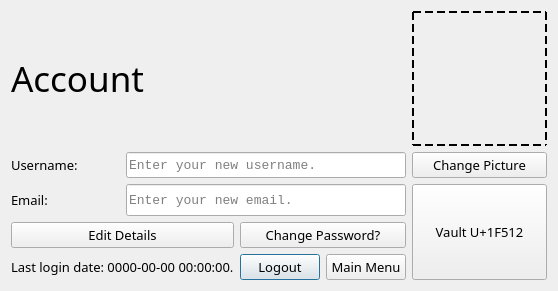
    <widget class="QWidget" name="account">
     <layout class="QGridLayout" name="gridLayout_7">
      <item row="0" column="4">
       <widget class="QLabel" name="account_pfp_pixmap_lbl">
        <property name="sizePolicy">
         <sizepolicy hsizetype="MinimumExpanding" vsizetype="MinimumExpanding">
          <horstretch>0</horstretch>
          <verstretch>0</verstretch>
         </sizepolicy>
        </property>
        <property name="minimumSize">
         <size>
          <width>135</width>
          <height>135</height>
         </size>
        </property>
        <property name="maximumSize">
         <size>
          <width>135</width>
          <height>135</height>
         </size>
        </property>
        <property name="mouseTracking">
         <bool>true</bool>
        </property>
        <property name="acceptDrops">
         <bool>true</bool>
        </property>
        <property name="styleSheet">
         <string notr="true">border: 2px dashed</string>
        </property>
        <property name="text">
         <string/>
        </property>
        <property name="pixmap">
         <pixmap>C:/Users/Luky/.designer/profile_pictures/default.png</pixmap>
        </property>
        <property name="scaledContents">
         <bool>true</bool>
        </property>
       </widget>
      </item>
      <item row="2" column="4" rowspan="3">
       <widget class="QPushButton" name="account_vault_btn">
        <property name="sizePolicy">
         <sizepolicy hsizetype="MinimumExpanding" vsizetype="Minimum">
          <horstretch>0</horstretch>
          <verstretch>0</verstretch>
         </sizepolicy>
        </property>
        <property name="font">
         <font>
          <family>Segoe UI Light</family>
          <pointsize>10</pointsize>
         </font>
        </property>
        <property name="text">
         <string>Vault U+1F512</string>
        </property>
        <property name="checkable">
         <bool>true</bool>
        </property>
        <property name="checked">
         <bool>false</bool>
        </property>
        <property name="autoDefault">
         <bool>false</bool>
        </property>
        <property name="default">
         <bool>false</bool>
        </property>
       </widget>
      </item>
      <item row="3" column="0" colspan="2">
       <widget class="QPushButton" name="account_edit_details_btn">
        <property name="sizePolicy">
         <sizepolicy hsizetype="MinimumExpanding" vsizetype="Minimum">
          <horstretch>0</horstretch>
          <verstretch>0</verstretch>
         </sizepolicy>
        </property>
        <property name="font">
         <font>
          <family>Segoe UI Light</family>
          <pointsize>10</pointsize>
         </font>
        </property>
        <property name="text">
         <string>Edit Details</string>
        </property>
       </widget>
      </item>
      <item row="1" column="1" colspan="3">
       <widget class="QLineEdit" name="account_username_line">
        <property name="sizePolicy">
         <sizepolicy hsizetype="MinimumExpanding" vsizetype="Minimum">
          <horstretch>0</horstretch>
          <verstretch>0</verstretch>
         </sizepolicy>
        </property>
        <property name="font">
         <font>
          <family>Consolas</family>
          <pointsize>10</pointsize>
         </font>
        </property>
        <property name="readOnly">
         <bool>false</bool>
        </property>
        <property name="placeholderText">
         <string>Enter your new username.</string>
        </property>
        <property name="clearButtonEnabled">
         <bool>true</bool>
        </property>
       </widget>
      </item>
      <item row="0" column="0" colspan="4">
       <widget class="QLabel" name="account_lbl">
        <property name="sizePolicy">
         <sizepolicy hsizetype="MinimumExpanding" vsizetype="Minimum">
          <horstretch>0</horstretch>
          <verstretch>0</verstretch>
         </sizepolicy>
        </property>
        <property name="font">
         <font>
          <family>Segoe Print</family>
          <pointsize>26</pointsize>
         </font>
        </property>
        <property name="text">
         <string>Account</string>
        </property>
       </widget>
      </item>
      <item row="1" column="0">
       <widget class="QLabel" name="account_username_lbl">
        <property name="sizePolicy">
         <sizepolicy hsizetype="Preferred" vsizetype="Minimum">
          <horstretch>0</horstretch>
          <verstretch>0</verstretch>
         </sizepolicy>
        </property>
        <property name="font">
         <font>
          <family>Segoe UI Light</family>
          <pointsize>10</pointsize>
         </font>
        </property>
        <property name="text">
         <string>Username:</string>
        </property>
       </widget>
      </item>
      <item row="1" column="4">
       <widget class="QPushButton" name="account_change_pfp_btn">
        <property name="sizePolicy">
         <sizepolicy hsizetype="MinimumExpanding" vsizetype="Minimum">
          <horstretch>0</horstretch>
          <verstretch>0</verstretch>
         </sizepolicy>
        </property>
        <property name="font">
         <font>
          <family>Segoe UI Light</family>
          <pointsize>10</pointsize>
         </font>
        </property>
        <property name="text">
         <string>Change Picture</string>
        </property>
       </widget>
      </item>
      <item row="2" column="0">
       <widget class="QLabel" name="account_email_lbl">
        <property name="sizePolicy">
         <sizepolicy hsizetype="Preferred" vsizetype="Minimum">
          <horstretch>0</horstretch>
          <verstretch>0</verstretch>
         </sizepolicy>
        </property>
        <property name="minimumSize">
         <size>
          <width>0</width>
          <height>0</height>
         </size>
        </property>
        <property name="font">
         <font>
          <family>Segoe UI Light</family>
          <pointsize>10</pointsize>
         </font>
        </property>
        <property name="text">
         <string>Email:</string>
        </property>
       </widget>
      </item>
      <item row="4" column="0" colspan="2">
       <widget class="QLabel" name="account_last_log_date">
        <property name="sizePolicy">
         <sizepolicy hsizetype="MinimumExpanding" vsizetype="Minimum">
          <horstretch>0</horstretch>
          <verstretch>0</verstretch>
         </sizepolicy>
        </property>
        <property name="font">
         <font>
          <family>Segoe UI Light</family>
          <pointsize>10</pointsize>
         </font>
        </property>
        <property name="text">
         <string>Last login date: 0000-00-00 00:00:00.</string>
        </property>
       </widget>
      </item>
      <item row="3" column="2" colspan="2">
       <widget class="QPushButton" name="account_change_pass_btn">
        <property name="sizePolicy">
         <sizepolicy hsizetype="MinimumExpanding" vsizetype="Minimum">
          <horstretch>0</horstretch>
          <verstretch>0</verstretch>
         </sizepolicy>
        </property>
        <property name="font">
         <font>
          <family>Segoe UI Light</family>
          <pointsize>10</pointsize>
         </font>
        </property>
        <property name="text">
         <string>Change Password?</string>
        </property>
       </widget>
      </item>
      <item row="2" column="1" colspan="3">
       <widget class="QLineEdit" name="account_email_line">
        <property name="sizePolicy">
         <sizepolicy hsizetype="MinimumExpanding" vsizetype="Minimum">
          <horstretch>0</horstretch>
          <verstretch>0</verstretch>
         </sizepolicy>
        </property>
        <property name="minimumSize">
         <size>
          <width>0</width>
          <height>32</height>
         </size>
        </property>
        <property name="font">
         <font>
          <family>Consolas</family>
          <pointsize>10</pointsize>
         </font>
        </property>
        <property name="readOnly">
         <bool>false</bool>
        </property>
        <property name="placeholderText">
         <string>Enter your new email.</string>
        </property>
        <property name="clearButtonEnabled">
         <bool>true</bool>
        </property>
       </widget>
      </item>
      <item row="4" column="2">
       <widget class="QPushButton" name="account_logout_btn">
        <property name="sizePolicy">
         <sizepolicy hsizetype="MinimumExpanding" vsizetype="Minimum">
          <horstretch>0</horstretch>
          <verstretch>0</verstretch>
         </sizepolicy>
        </property>
        <property name="font">
         <font>
          <family>Segoe UI Light</family>
          <pointsize>10</pointsize>
         </font>
        </property>
        <property name="text">
         <string>Logout</string>
        </property>
        <property name="default">
         <bool>true</bool>
        </property>
       </widget>
      </item>
      <item row="4" column="3">
       <widget class="QPushButton" name="account_main_menu_btn">
        <property name="sizePolicy">
         <sizepolicy hsizetype="MinimumExpanding" vsizetype="Minimum">
          <horstretch>0</horstretch>
          <verstretch>0</verstretch>
         </sizepolicy>
        </property>
        <property name="font">
         <font>
          <family>Segoe UI Light</family>
          <pointsize>10</pointsize>
         </font>
        </property>
        <property name="text">
         <string>Main Menu</string>
        </property>
       </widget>
      </item>
     </layout>
    </widget>
